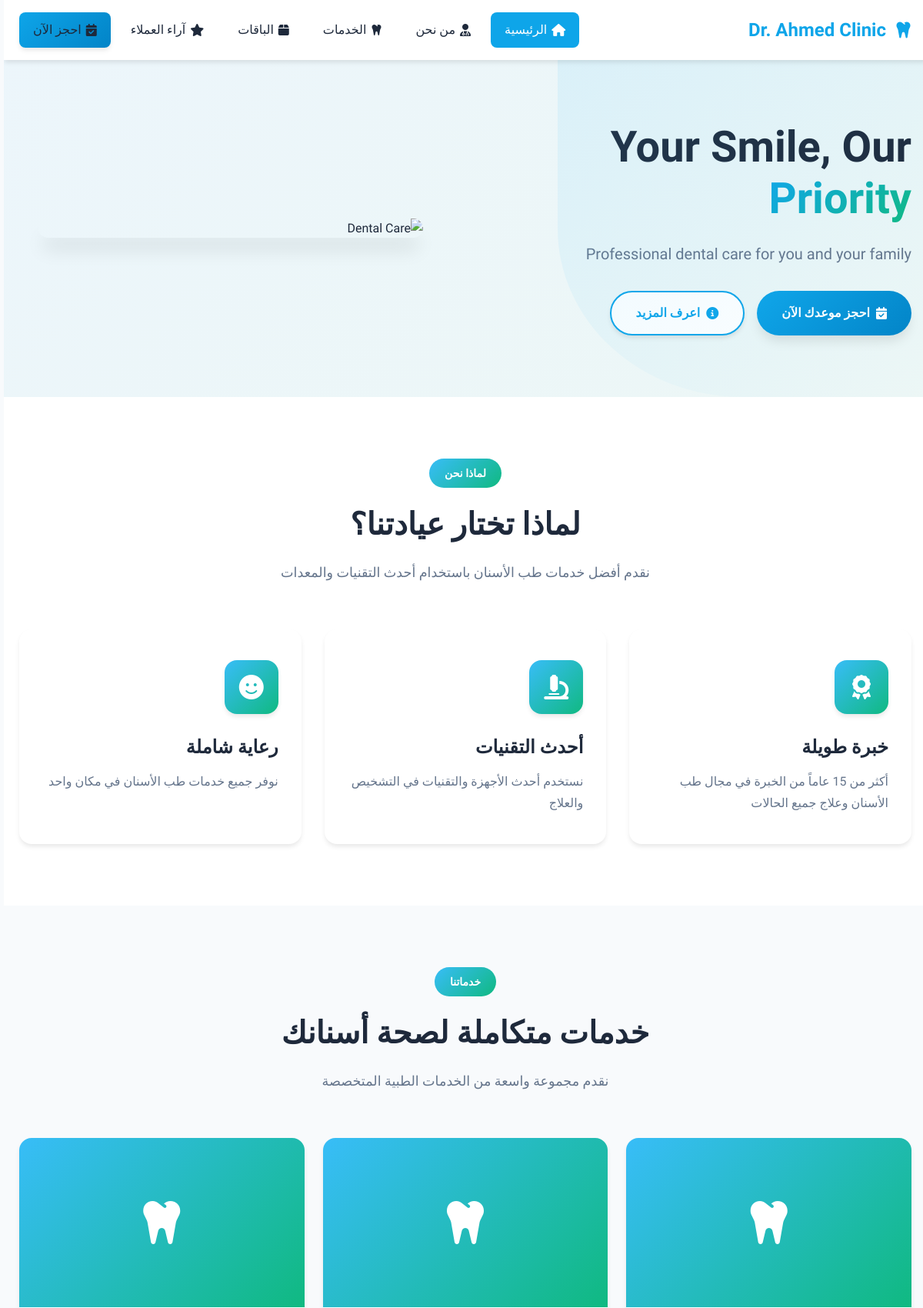
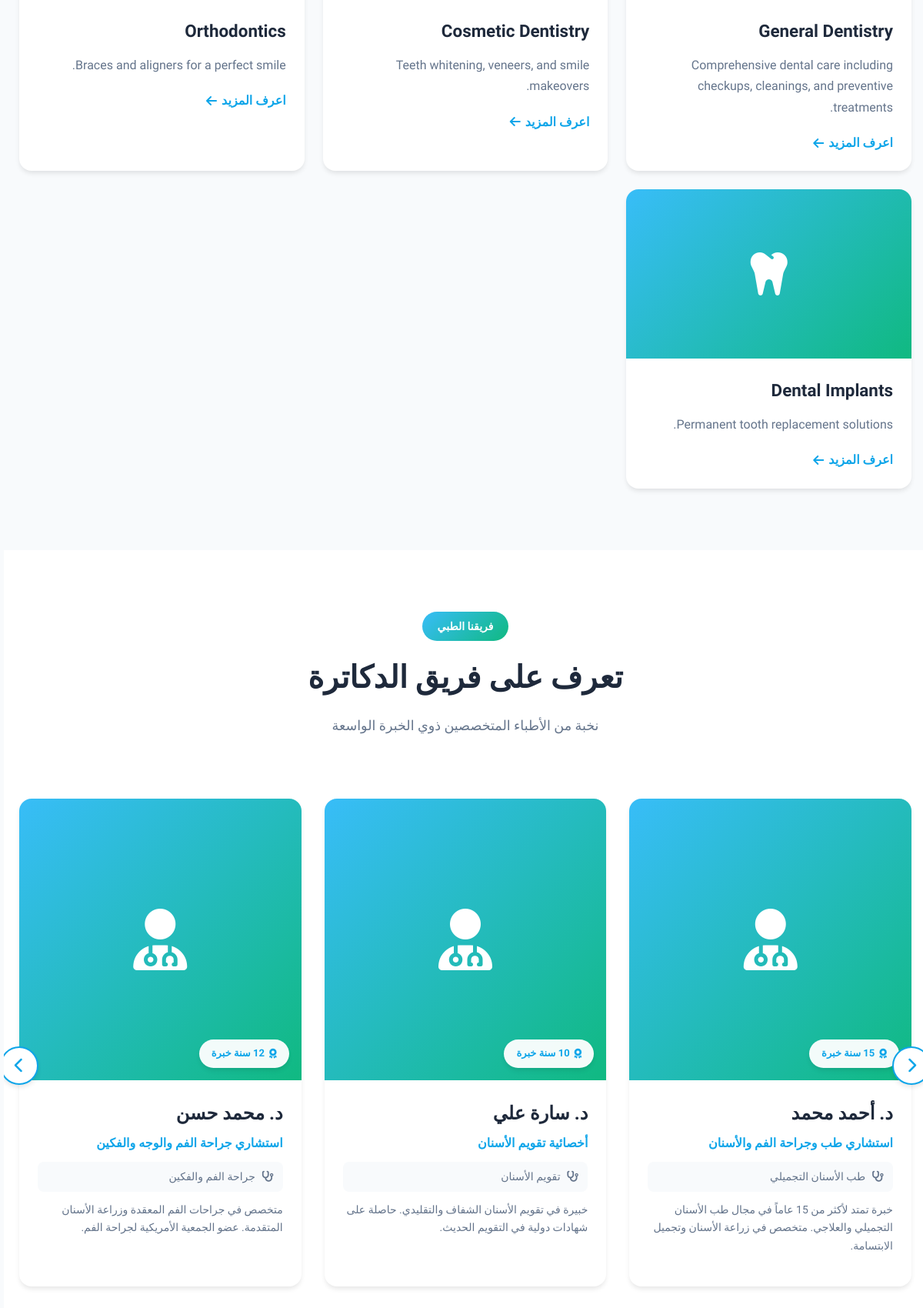
The page / (upper part) on the database its author committed (2 pictures, top to bottom).
### tables this page shows
CREATE TABLE IF NOT EXISTS `settings` (
    `id` INT PRIMARY KEY AUTO_INCREMENT,
    `setting_key` VARCHAR(100) NOT NULL UNIQUE,
    `setting_value` TEXT,
    `setting_type` VARCHAR(50) DEFAULT 'text',
    `created_at` TIMESTAMP DEFAULT CURRENT_TIMESTAMP,
    `updated_at` TIMESTAMP DEFAULT CURRENT_TIMESTAMP ON UPDATE CURRENT_TIMESTAMP
);

CREATE TABLE IF NOT EXISTS `services` (
    `id` INT PRIMARY KEY AUTO_INCREMENT,
    `title` VARCHAR(200) NOT NULL,
    `description` TEXT,
    `icon` VARCHAR(100),
    `image` VARCHAR(255),
    `display_order` INT DEFAULT 0,
    `is_active` BOOLEAN DEFAULT TRUE,
    `created_at` TIMESTAMP DEFAULT CURRENT_TIMESTAMP,
    `updated_at` TIMESTAMP DEFAULT CURRENT_TIMESTAMP ON UPDATE CURRENT_TIMESTAMP
);

CREATE TABLE IF NOT EXISTS `doctors` (
    `id` INT PRIMARY KEY AUTO_INCREMENT,
    `name` VARCHAR(200) NOT NULL,
    `title` VARCHAR(200) NOT NULL,
    `bio` TEXT NOT NULL,
    `image` VARCHAR(255),
    `specialization` VARCHAR(200),
    `years_experience` INT DEFAULT 0,
    `phone` VARCHAR(20),
    `email` VARCHAR(150),
    `facebook` VARCHAR(255),
    `instagram` VARCHAR(255),
    `twitter` VARCHAR(255),
    `display_order` INT DEFAULT 0,
    `is_active` BOOLEAN DEFAULT TRUE,
    `created_at` TIMESTAMP DEFAULT CURRENT_TIMESTAMP,
    `updated_at` TIMESTAMP DEFAULT CURRENT_TIMESTAMP ON UPDATE CURRENT_TIMESTAMP,
    INDEX `idx_active` (`is_active`),
    INDEX `idx_order` (`display_order`)
);

### includes/config.php (called while the page is built, shortened)
<?php
$conn = null;
try {
    $conn = new PDO(
        "mysql:host=" . DB_HOST . ";dbname=" . DB_NAME . ";charset=utf8mb4",
        DB_USER,
        DB_PASS,
        [
            PDO::ATTR_ERRMODE => PDO::ERRMODE_EXCEPTION,
            PDO::ATTR_DEFAULT_FETCH_MODE => PDO::FETCH_ASSOC,
            PDO::ATTR_EMULATE_PREPARES => false
        ]
    );
} catch(PDOException $e) {
    error_log("Database connection error: " . $e->getMessage());
    die("خطأ في الاتصال بقاعدة البيانات. يرجى التأكد من:<br>1. إنشاء قاعدة البيانات (u186120816_tantawy)<br>2. استيراد ملف database.sql<br>3. التحقق من بيانات الاتصال في includes/config.php<br>4. وضع كلمة مرور قاعدة البيانات في DB_PASS<br><br>Error: " . $e->getMessage());
}
function getSetting($key, $default = '') {
    global $conn;
    try {
        $stmt = $conn->prepare("SELECT setting_value FROM settings WHERE setting_key = ?");
        $stmt->execute([$key]);
        $result = $stmt->fetch();
        return $result ? $result['setting_value'] : $default;
    } catch(PDOException $e) {
        return $default;
    }
}

### index.php (the view, shortened to what this page needs)
<?php
require_once 'includes/config.php';
$stmt = $conn->prepare("SELECT * FROM sliders WHERE is_active = 1 ORDER BY display_order ASC LIMIT 1");
$stmt->execute();
$hero_slider = $stmt->fetch();
$stmt = $conn->prepare("SELECT * FROM services WHERE is_active = 1 ORDER BY display_order ASC");
$stmt->execute();
$services = $stmt->fetchAll();
$site_name = getSetting('site_name', 'عيادة الدكتور');
$site_logo = getSetting('site_logo', '');
$hero_title = getSetting('hero_title', 'ابتسامتك المثالية تبدأ هنا');
$hero_subtitle = getSetting('hero_subtitle', 'رعاية أسنان احترافية مع أحدث التقنيات');
?>
<!DOCTYPE html>
<html lang="ar" dir="rtl">
<head>
    <link rel="stylesheet" href="https://cdnjs.cloudflare.com/ajax/libs/font-awesome/6.4.0/css/all.min.css">
    <link rel="stylesheet" href="<?php echo ASSETS_URL; ?>/css/modern-frontend.css">
</head>
<body>
    <nav class="modern-navbar">
        <div class="container">
            <a href="index.php" class="modern-logo">
                <?php if ($site_logo && file_exists(UPLOAD_PATH . $site_logo)): ?>
                    <img src="<?php echo UPLOAD_URL . htmlspecialchars($site_logo); ?>" alt="<?php echo htmlspecialchars($site_name); ?>">
                <?php else: ?>
                    <i class="fas fa-tooth"></i>
                    <span><?php echo htmlspecialchars($site_name); ?></span>
                <?php endif; ?>
            </a>
            <ul class="modern-nav-menu" id="modernNavMenu">
                <li><a href="#home" class="active"><i class="fas fa-home"></i> الرئيسية</a></li>
                <li><a href="#about"><i class="fas fa-user-md"></i> من نحن</a></li>
                <li><a href="#services"><i class="fas fa-tooth"></i> الخدمات</a></li>
                <li><a href="#packages"><i class="fas fa-box"></i> الباقات</a></li>
                <li><a href="#reviews"><i class="fas fa-star"></i> آراء العملاء</a></li>
                <li><a href="#booking" class="modern-cta-btn"><i class="fas fa-calendar-check"></i> احجز الآن</a></li>
            </ul>
        </div>
    </nav>
    <section id="home" class="modern-hero">
        <div class="container">
            <div class="modern-hero-content">
                <div class="modern-hero-text">
                    <h1>
                        <?php
                        $title_parts = explode(' ', $hero_title);
                        $last_word = array_pop($title_parts);
                        echo implode(' ', $title_parts) . ' <span>' . $last_word . '</span>';
                        ?>
                    </h1>
                    <p><?php echo htmlspecialchars($hero_subtitle); ?></p>
                    <div class="modern-hero-buttons">
                        <a href="#booking" class="modern-btn modern-btn-primary">
                            <i class="fas fa-calendar-check"></i>
                            احجز موعدك الآن
                        </a>
                        <a href="#services" class="modern-btn modern-btn-secondary">
                            <i class="fas fa-info-circle"></i>
                            اعرف المزيد
                        </a>
                    </div>
                </div>
                <div class="modern-hero-image">
                    <?php if ($hero_slider && !empty($hero_slider['image'])): ?>
                        <img src="<?php echo UPLOAD_URL . htmlspecialchars($hero_slider['image']); ?>" alt="Hero">
                    <?php else: ?>
                        <img src="https://images.unsplash.com/photo-1606811971618-4486d14f3f99?w=800" alt="Dental Care">
                    <?php endif; ?>
                </div>
            </div>
        </div>
    </section>
    <section id="about" class="modern-section" style="background: white;">
        <div class="container">
            <div class="modern-section-header">
                <span class="modern-section-badge">لماذا نحن</span>
                <h2 class="modern-section-title">لماذا تختار عيادتنا؟</h2>
                <p class="modern-section-subtitle">نقدم أفضل خدمات طب الأسنان باستخدام أحدث التقنيات والمعدات</p>
            </div>
            <div class="modern-features-grid">
                <div class="modern-feature-card">
                    <div class="modern-feature-icon">
                        <i class="fas fa-award"></i>
                    </div>
                    <h3 class="modern-feature-title">خبرة طويلة</h3>
                    <p class="modern-feature-description">أكثر من 15 عاماً من الخبرة في مجال طب الأسنان وعلاج جميع الحالات</p>
                </div>
                <div class="modern-feature-card">
                    <div class="modern-feature-icon">
                        <i class="fas fa-microscope"></i>
                    </div>
                    <h3 class="modern-feature-title">أحدث التقنيات</h3>
                    <p class="modern-feature-description">نستخدم أحدث الأجهزة والتقنيات في التشخيص والعلاج</p>
                </div>
                <div class="modern-feature-card">
                    <div class="modern-feature-icon">
                        <i class="fas fa-smile"></i>
                    </div>
                    <h3 class="modern-feature-title">رعاية شاملة</h3>
                    <p class="modern-feature-description">نوفر جميع خدمات طب الأسنان في مكان واحد</p>
                </div>
            </div>
        </div>
    </section>
    <section id="services" class="modern-section">
        <div class="container">
            <div class="modern-section-header">
                <span class="modern-section-badge">خدماتنا</span>
                <h2 class="modern-section-title">خدمات متكاملة لصحة أسنانك</h2>
                <p class="modern-section-subtitle">نقدم مجموعة واسعة من الخدمات الطبية المتخصصة</p>
            </div>
            <div class="modern-services-grid">
                <?php foreach ($services as $service): ?>
                <div class="modern-service-card">
                    <?php if (!empty($service['image'])): ?>
                        <img src="<?php echo UPLOAD_URL . htmlspecialchars($service['image']); ?>"
                             alt="<?php echo htmlspecialchars($service['title']); ?>"
                             class="modern-service-image">
                    <?php else: ?>
                        <div class="modern-service-image" style="background: linear-gradient(135deg, var(--primary-light), var(--accent)); display: flex; align-items: center; justify-content: center;">
                            <i class="fas fa-tooth" style="font-size: 4rem; color: white;"></i>
                        </div>
                    <?php endif; ?>
                    <div class="modern-service-content">
                        <h3 class="modern-service-title"><?php echo htmlspecialchars($service['title']); ?></h3>
                        <p class="modern-service-description">
                            <?php
                            $desc = isset($service['short_description']) && !empty($service['short_description'])
                                    ? $service['short_description']
                                    : $service['description'];
                            echo htmlspecialchars($desc);
                            ?>
                        </p>
                        <a href="service-details.php?id=<?php echo $service['id']; ?>" class="modern-service-link">
                            اعرف المزيد
                            <i class="fas fa-arrow-left"></i>
                        </a>
                    </div>
                </div>
                <?php endforeach; ?>
            </div>
        </div>
    </section>
    <section id="doctors" class="modern-section" style="background: white;">
        <div class="container">
            <div class="modern-section-header">
                <span class="modern-section-badge">فريقنا الطبي</span>
                <h2 class="modern-section-title">تعرف على فريق الدكاترة</h2>
                <p class="modern-section-subtitle">نخبة من الأطباء المتخصصين ذوي الخبرة الواسعة</p>
            </div>
            <div class="doctors-slider-wrapper">
                <div class="doctors-slider" id="doctorsSlider">
                    <?php
                    try {
                        $stmt = $conn->prepare("SELECT * FROM doctors WHERE is_active = 1 ORDER BY display_order ASC");
                        $stmt->execute();
                        $doctors = $stmt->fetchAll();
                    } catch(PDOException $e) {
                        $doctors = [];
                    }
                    if (count($doctors) > 0):
                    foreach ($doctors as $doctor):
                    ?>
                    <div class="doctor-card">
                        <div class="doctor-card-inner">
                            <div class="doctor-image-wrapper">
                                <?php if (!empty($doctor['image'])): ?>
                                    <img src="<?php echo UPLOAD_URL . htmlspecialchars($doctor['image']); ?>"
                                         alt="<?php echo htmlspecialchars($doctor['name']); ?>"
                                         class="doctor-image">
                                <?php else: ?>
                                    <div class="doctor-image doctor-image-placeholder">
                                        <i class="fas fa-user-md"></i>
                                    </div>
                                <?php endif; ?>
                                <?php if ($doctor['years_experience'] > 0): ?>
                                <div class="doctor-badge">
                                    <i class="fas fa-award"></i>
                                    <?php echo $doctor['years_experience']; ?> سنة خبرة
                                </div>
                                <?php endif; ?>
                            </div>
                            <div class="doctor-info">
                                <h3 class="doctor-name"><?php echo htmlspecialchars($doctor['name']); ?></h3>
                                <p class="doctor-title"><?php echo htmlspecialchars($doctor['title']); ?></p>
                                <p class="doctor-specialization">
                                    <i class="fas fa-stethoscope"></i>
                                    <?php echo htmlspecialchars($doctor['specialization']); ?>
                                </p>
                                <p class="doctor-bio"><?php echo htmlspecialchars($doctor['bio']); ?></p>
                            </div>
                        </div>
                    </div>
                    <?php
                    endforeach;
                    else:
                    ?>
                    <div class="fb-empty-state" style="text-align: center; padding: 40px;">
                        <p>لا يوجد دكاترة متاحون حالياً</p>
                    </div>
                    <?php endif; ?>
                </div>
                <?php if (count($doctors) > 0): ?>
                <button class="slider-nav slider-prev" onclick="slideDoctors(-1)">
                    <i class="fas fa-chevron-right"></i>
                </button>
                <button class="slider-nav slider-next" onclick="slideDoctors(1)">
                    <i class="fas fa-chevron-left"></i>
                </button>
                <?php endif; ?>
            </div>
        </div>
    </section>
</body>
</html>

### rows shown on the page
settings: setting_value "Dr. Ahmed Clinic"
settings: setting_value "Professional dental care for you and your family"
services: title "General Dentistry", description "Comprehensive dental care including checkups, cleanings, and preventive treatments."
services: title "Cosmetic Dentistry", description "Teeth whitening, veneers, and smile makeovers."
services: title "Orthodontics"
services: title "Dental Implants"
doctors: years_experience "15", name "د. أحمد محمد", title "استشاري طب وجراحة الفم والأسنان", specialization "طب الأسنان التجميلي", bio "خبرة تمتد لأكثر من 15 عاماً في مجال طب الأسنان التجميلي والعلاجي. متخصص في زراعة الأسنان وتجميل الابتسامة."
doctors: years_experience "10", name "د. سارة علي", title "أخصائية تقويم الأسنان", specialization "تقويم الأسنان", bio "خبيرة في تقويم الأسنان الشفاف والتقليدي. حاصلة على شهادات دولية في التقويم الحديث."
doctors: years_experience "12", name "د. محمد حسن", title "استشاري جراحة الفم والوجه والفكين", specialization "جراحة الفم والفكين", bio "متخصص في جراحات الفم المعقدة وزراعة الأسنان المتقدمة. عضو الجمعية الأمريكية لجراحة الفم."

### other values the page prints
implode(' ', $title_parts) "Your Smile, Our"
$last_word "Priority"
